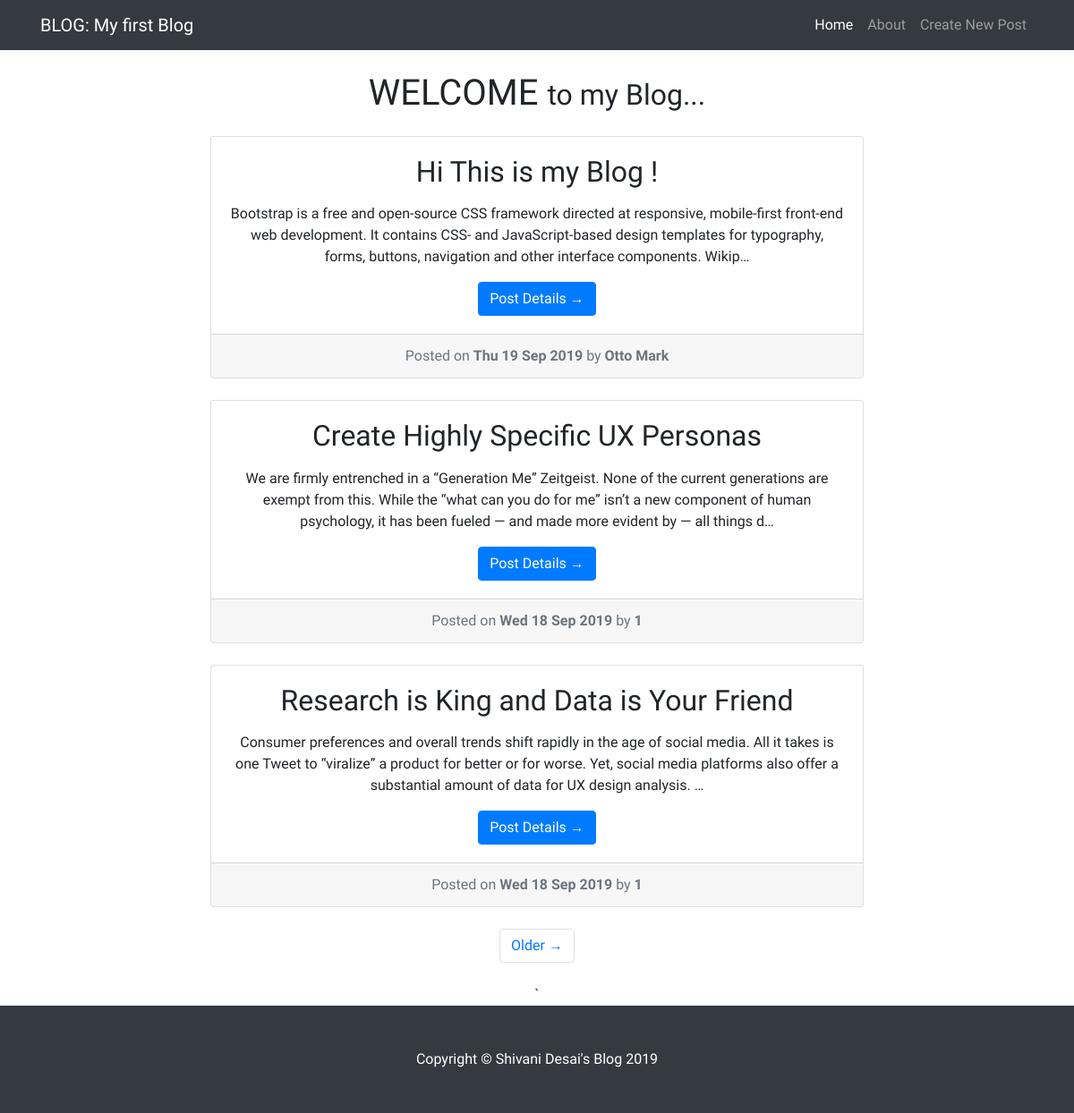
The page / on the database its author committed.
### blog_app/models.py (models this page shows, shortened)
class UserPost(models.Model):
    title = models.CharField(max_length=128)
    body = models.TextField()
    date = models.DateTimeField(auto_now_add=True)
    author = models.CharField(max_length=128)

### blog_app/views.py (the view)
# urls.py: path('', HomeView.as_view(),name='blog-home'),
class HomeView(ListView):
    model = UserPost
    template_name = 'blog_app/index.html'
    context_object_name="blog_entries"
    ordering = ['-date']
    paginate_by = 3

### blog_app/templates/blog_app/index.html (shortened to what this page needs)
{% extends "blog_app/base.html" %}
{% block content %}
<div class="col-md-8">
    <h1 class="my-4">WELCOME
      <small>to my Blog...</small>
    </h1>
    {% for entry in blog_entries %}
    <div class="card mb-4">
      <div class="card-body">
        <h2 class="card-title">{{entry.title}}</h2>
        <p class="card-text">{{entry.body|truncatechars:250|linebreaks}}</p>
        <a href="{% url 'post-detail' entry.pk %}" class="btn btn-primary">Post Details &rarr;</a>
      </div>
      <div class="card-footer text-muted">
        Posted on <span class="font-weight-bold">{{entry.date|date:"D d M Y"}}</span> by <span class="font-weight-bold">{{entry.author}}</span>
      </div>
    </div>
    {% endfor %}
    {% if is_paginated %}
    <ul class="pagination justify-content-center mb-4">
      {% if page_obj.has_next %}
      <li class="page-item">
        <a class="page-link" href="?page={{page_obj.next_page_number}}">Older &rarr;</a>
      </li>
      {% endif %}
    </ul>
`   {% endif %}
  </div>
  {% endblock %}

### blog_app/templates/blog_app/base.html (shortened to what this page needs)
<!DOCTYPE html>
{% load static %}
<html lang="en">
<head>
  <link rel="stylesheet" href="https://maxcdn.bootstrapcdn.com/bootstrap/4.0.0/css/bootstrap.min.css">
  <link rel="stylesheet" href="/static/blog_app/css/blog-home.css?{% now "U" %}"/>
</head>
<body>
  <div class="content">
  <nav class="navbar navbar-expand-lg navbar-dark bg-dark fixed-top ">
    <div class="container">
      <a class="navbar-brand" href="#">BLOG: My first Blog</a>
      <div class="collapse navbar-collapse" id="navbarSupportedContent">
        <ul class="navbar-nav ml-auto">
          <li class="nav-item active">
            <a class="nav-link" href="{% url 'blog-home' %}">Home
            </a>
          </li>
          <li class="nav-item">
            <a class="nav-link" href="{% url 'about' %}">About</a>
          </li>
          <li class="nav-item">
            <a class="nav-link" href="{% url 'create-post' %}">Create New Post</a>
          </li>
        </ul>
      </div>
    </div>
  </nav>
  <div class="container">
    <div class="row">
      {% block content %}
      {% endblock %}
    </div>
  </div>
</div>
  <footer class="footer py-5 bg-dark">
    <div class="container">
      <p class="m-0 text-center text-white">Copyright &copy; Shivani Desai's Blog 2019</p>
    </div>
  </footer>
</body>
</html>

### blog_app/static/blog_app/css/blog-home.css (style rules this page uses)
body { padding-top: 56px; font-family: 'Catamaran', sans-serif; }
h1 { font-family: 'Acme', sans-serif; }
.col-md-8 { text-align: center; margin:auto; }
html, body { height: 100%; }
body { display: flex; flex-direction: column; }
.content { flex: 1 0 auto; }
.footer { flex-shrink: 0; }

### rows shown on the page
UserPost: title "Hi This is my Blog !", body "Bootstrap is a free and open-source CSS framework directed at responsive, mobile-first front-end web development. It contains CSS- and JavaScript-based design templates for typography, forms, buttons, navigation and other interface components. Wikip…", date "Thu 19 Sep 2019", author "Otto Mark"
UserPost: title "Create Highly Specific UX Personas", body "We are firmly entrenched in a “Generation Me” Zeitgeist. None of the current generations are exempt from this. While the “what can you do for me” isn’t a new component of human psychology, it has been fueled — and made more evident by — all things d…", date "Wed 18 Sep 2019", author "1"
UserPost: title "Research is King and Data is Your Friend", body "Consumer preferences and overall trends shift rapidly in the age of social media. All it takes is one Tweet to “viralize” a product for better or for worse. Yet, social media platforms also offer a substantial amount of data for UX design analysis. …", date "Wed 18 Sep 2019", author "1"
